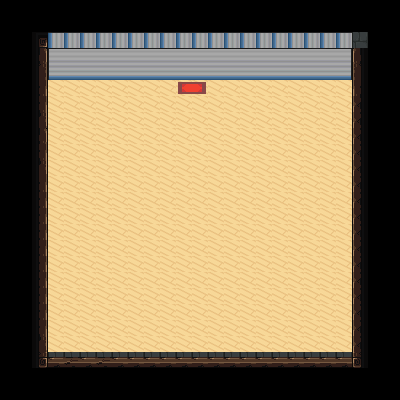

Tiled map render using the project's own tile images. Description and the whole map definition, tile-layer contents included, below:
An orthogonal 25x25 tile map with 16x16 px tiles, 3 tile layers (background, wall, elements), 2 tilesets and 6 objects (4x collision, exit_house, spawn_house).

<map version="1.10" tiledversion="1.10.1" orientation="orthogonal" renderorder="right-down" width="25" height="25" tilewidth="16" tileheight="16" infinite="0" backgroundcolor="#000000" nextlayerid="5" nextobjectid="8">
 <tileset firstgid="1" source="interior.tsx" />
 <tileset firstgid="4097" source="house.tsx" />
 <layer id="1" name="background" width="25" height="25">
  <data encoding="csv">
0,0,0,0,0,0,0,0,0,0,0,0,0,0,0,0,0,0,0,0,0,0,0,0,0,
0,0,0,0,0,0,0,0,0,0,0,0,0,0,0,0,0,0,0,0,0,0,0,0,0,
0,0,0,0,0,0,0,0,0,0,0,0,0,0,0,0,0,0,0,0,0,0,0,0,0,
0,0,0,307,308,309,310,307,308,309,310,307,308,309,310,307,308,309,310,307,308,309,0,0,0,
0,0,0,371,372,373,374,371,372,373,374,371,372,373,374,371,372,373,374,371,372,373,0,0,0,
0,0,0,4398,4398,4398,4398,4398,4398,4398,4398,4398,4398,4398,4398,4398,4398,4398,4398,4398,4398,4398,0,0,0,
0,0,0,4398,4398,4398,4398,4398,4398,4398,4398,4398,4398,4398,4398,4398,4398,4398,4398,4398,4398,4398,0,0,0,
0,0,0,4398,4398,4398,4398,4398,4398,4398,4398,4398,4398,4398,4398,4398,4398,4398,4398,4398,4398,4398,0,0,0,
0,0,0,4398,4398,4398,4398,4398,4398,4398,4398,4398,4398,4398,4398,4398,4398,4398,4398,4398,4398,4398,0,0,0,
0,0,0,4398,4398,4398,4398,4398,4398,4398,4398,4398,4398,4398,4398,4398,4398,4398,4398,4398,4398,4398,0,0,0,
0,0,0,4398,4398,4398,4398,4398,4398,4398,4398,4398,4398,4398,4398,4398,4398,4398,4398,4398,4398,4398,0,0,0,
0,0,0,4398,4398,4398,4398,4398,4398,4398,4398,4398,4398,4398,4398,4398,4398,4398,4398,4398,4398,4398,0,0,0,
0,0,0,4398,4398,4398,4398,4398,4398,4398,4398,4398,4398,4398,4398,4398,4398,4398,4398,4398,4398,4398,0,0,0,
0,0,0,4398,4398,4398,4398,4398,4398,4398,4398,4398,4398,4398,4398,4398,4398,4398,4398,4398,4398,4398,0,0,0,
0,0,0,4398,4398,4398,4398,4398,4398,4398,4398,4398,4398,4398,4398,4398,4398,4398,4398,4398,4398,4398,0,0,0,
0,0,0,4398,4398,4398,4398,4398,4398,4398,4398,4398,4398,4398,4398,4398,4398,4398,4398,4398,4398,4398,0,0,0,
0,0,0,4398,4398,4398,4398,4398,4398,4398,4398,4398,4398,4398,4398,4398,4398,4398,4398,4398,4398,4398,0,0,0,
0,0,0,4398,4398,4398,4398,4398,4398,4398,4398,4398,4398,4398,4398,4398,4398,4398,4398,4398,4398,4398,0,0,0,
0,0,0,4398,4398,4398,4398,4398,4398,4398,4398,4398,4398,4398,4398,4398,4398,4398,4398,4398,4398,4398,0,0,0,
0,0,0,4398,4398,4398,4398,4398,4398,4398,4398,4398,4398,4398,4398,4398,4398,4398,4398,4398,4398,4398,0,0,0,
0,0,0,4398,4398,4398,4398,4398,4398,4398,4398,4398,4398,4398,4398,4398,4398,4398,4398,4398,4398,4398,0,0,0,
0,0,0,4398,4398,4398,4398,4398,4398,4398,4398,4398,4398,4398,4398,4398,4398,4398,4398,4398,4398,4398,0,0,0,
0,0,0,0,0,0,0,0,0,0,0,0,0,0,0,0,0,0,0,0,0,0,0,0,0,
0,0,0,0,0,0,0,0,0,0,0,0,0,0,0,0,0,0,0,0,0,0,0,0,0,
0,0,0,0,0,0,0,0,0,0,0,0,0,0,0,0,0,0,0,0,0,0,0,0,0
</data>
 </layer>
 <layer id="2" name="wall" width="25" height="25">
  <data encoding="csv">
0,0,0,0,0,0,0,0,0,0,0,0,0,0,0,0,0,0,0,0,0,0,0,0,0,
0,0,0,0,0,0,0,0,0,0,0,0,0,0,0,0,0,0,0,0,0,0,0,0,0,
0,0,691,2684358950,2684358919,691,2684358950,2684358919,691,691,691,691,691,691,691,691,691,691,691,691,691,691,691,0,0,
0,0,691,0,0,0,0,0,0,0,0,0,0,0,0,0,0,0,0,0,0,0,691,0,0,
0,0,691,0,0,0,0,0,0,0,0,0,0,0,0,0,0,0,0,0,0,0,691,0,0,
0,0,691,0,0,0,0,0,0,0,0,0,0,0,0,0,0,0,0,0,0,0,691,0,0,
0,0,691,0,0,0,0,0,0,0,0,0,0,0,0,0,0,0,0,0,0,0,691,0,0,
0,0,691,0,0,0,0,0,0,0,0,0,0,0,0,0,0,0,0,0,0,0,691,0,0,
0,0,691,0,0,0,0,0,0,0,0,0,0,0,0,0,0,0,0,0,0,0,691,0,0,
0,0,691,0,0,0,0,0,0,0,0,0,0,0,0,0,0,0,0,0,0,0,691,0,0,
0,0,691,0,0,0,0,0,0,0,0,0,0,0,0,0,0,0,0,0,0,0,691,0,0,
0,0,691,0,0,0,0,0,0,0,0,0,0,0,0,0,0,0,0,0,0,0,691,0,0,
0,0,691,0,0,0,0,0,0,0,0,0,0,0,0,0,0,0,0,0,0,0,691,0,0,
0,0,691,0,0,0,0,0,0,0,0,0,0,0,0,0,0,0,0,0,0,0,691,0,0,
0,0,691,0,0,0,0,0,0,0,0,0,0,0,0,0,0,0,0,0,0,0,691,0,0,
0,0,691,0,0,0,0,0,0,0,0,0,0,0,0,0,0,0,0,0,0,0,691,0,0,
0,0,691,0,0,0,0,0,0,0,0,0,0,0,0,0,0,0,0,0,0,0,691,0,0,
0,0,691,0,0,0,0,0,0,0,0,0,0,0,0,0,0,0,0,0,0,0,691,0,0,
0,0,691,0,0,0,0,0,0,0,0,0,0,0,0,0,0,0,0,0,0,0,691,0,0,
0,0,691,0,0,0,0,0,0,0,0,0,0,0,0,0,0,0,0,0,0,0,691,0,0,
0,0,691,0,0,0,0,0,0,0,0,0,0,0,0,0,0,0,0,0,0,0,691,0,0,
0,0,691,0,0,0,0,0,0,0,0,0,0,0,0,0,0,0,0,0,0,0,691,0,0,
0,0,691,691,691,691,691,691,691,691,691,691,691,691,691,691,691,691,691,691,691,691,691,0,0,
0,0,0,0,0,0,0,0,0,0,0,0,0,0,0,0,0,0,0,0,0,0,0,0,0,
0,0,0,0,0,0,0,0,0,0,0,0,0,0,0,0,0,0,0,0,0,0,0,0,0
</data>
 </layer>
 <layer id="3" name="elements" width="25" height="25">
  <data encoding="csv">
0,0,0,0,0,0,0,0,0,0,0,0,0,0,0,0,0,0,0,0,0,0,0,0,0,
0,0,0,0,0,0,0,0,0,0,0,0,0,0,0,0,0,0,0,0,0,0,0,0,0,
0,0,68,2684358950,2684358950,2684358950,2684358950,2684358950,2684358950,2684358950,2684358950,2684358950,2684358950,2684358950,2684358950,2684358950,2684358950,2684358950,2684358950,2684358950,2684358950,2684358950,0,0,0,
0,0,132,4359,4357,4357,4357,4357,4357,4357,4357,4357,4357,4357,4357,4357,4357,4357,4357,4357,4357,4361,149,0,0,
0,0,196,4390,4388,4388,4388,4388,4388,4388,4388,4388,4388,4388,4388,4388,4388,4388,4388,4388,4388,4392,213,0,0,
0,0,260,0,0,0,0,0,0,0,0,4591,4592,0,0,0,0,0,0,0,0,0,277,0,0,
0,0,260,0,0,0,0,0,0,0,0,0,0,0,0,0,0,0,0,0,0,0,725,0,0,
0,0,324,0,0,0,0,0,0,0,0,0,0,0,0,0,0,0,0,0,0,0,725,0,0,
0,0,388,0,0,0,0,0,0,0,0,0,0,0,0,0,0,0,0,0,0,0,725,0,0,
0,0,260,0,0,0,0,0,0,0,0,0,0,0,0,0,0,0,0,0,0,0,725,0,0,
0,0,324,0,0,0,0,0,0,0,0,0,0,0,0,0,0,0,0,0,0,0,725,0,0,
0,0,260,0,0,0,0,0,0,0,0,0,0,0,0,0,0,0,0,0,0,0,725,0,0,
0,0,260,0,0,0,0,0,0,0,0,0,0,0,0,0,0,0,0,0,0,0,725,0,0,
0,0,260,0,0,0,0,0,0,0,0,0,0,0,0,0,0,0,0,0,0,0,725,0,0,
0,0,260,0,0,0,0,0,0,0,0,0,0,0,0,0,0,0,0,0,0,0,725,0,0,
0,0,260,0,0,0,0,0,0,0,0,0,0,0,0,0,0,0,0,0,0,0,725,0,0,
0,0,260,0,0,0,0,0,0,0,0,0,0,0,0,0,0,0,0,0,0,0,725,0,0,
0,0,260,0,0,0,0,0,0,0,0,0,0,0,0,0,0,0,0,0,0,0,725,0,0,
0,0,260,0,0,0,0,0,0,0,0,0,0,0,0,0,0,0,0,0,0,0,725,0,0,
0,0,260,0,0,0,0,0,0,0,0,0,0,0,0,0,0,0,0,0,0,0,725,0,0,
0,0,260,0,0,0,0,0,0,0,0,0,0,0,0,0,0,0,0,0,0,0,725,0,0,
0,0,324,0,0,0,0,0,0,0,0,0,0,0,0,0,0,0,0,0,0,0,725,0,0,
0,0,964,965,966,965,966,965,965,965,965,965,965,965,965,965,965,965,965,965,965,965,981,0,0,
0,0,0,0,0,0,0,0,0,0,0,0,0,0,0,0,0,0,0,0,0,0,0,0,0,
0,0,0,0,0,0,0,0,0,0,0,0,0,0,0,0,0,0,0,0,0,0,0,0,0
</data>
 </layer>
 <objectgroup id="4" name="objects">
  <object id="1" type="collision" x="32.5" y="31.5" width="334.5" height="33.5" />
  <object id="2" type="collision" x="32.5" y="64" width="14" height="302.5" />
  <object id="3" type="collision" x="46" y="351.5" width="319.5" height="14.5" />
  <object id="4" type="collision" x="353.5" y="65" width="13.5" height="301.5" />
  <object id="6" name="exit_house" x="178.5" y="57" width="28" height="36" />
  <object id="7" name="spawn_house" x="191.375" y="135.5">
   <point />
  </object>
 </objectgroup>
</map>
